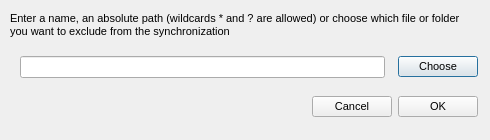
<?xml version="1.0" encoding="UTF-8"?>
<ui version="4.0">
 <class>AddExclusionDialog</class>
 <widget class="QDialog" name="AddExclusionDialog">
  <property name="geometry">
   <rect>
    <x>0</x>
    <y>0</y>
    <width>490</width>
    <height>140</height>
   </rect>
  </property>
  <property name="minimumSize">
   <size>
    <width>490</width>
    <height>140</height>
   </size>
  </property>
  <property name="maximumSize">
   <size>
    <width>490</width>
    <height>140</height>
   </size>
  </property>
  <property name="windowTitle">
   <string>Add exclusion</string>
  </property>
  <property name="styleSheet">
   <string notr="true">QWidget
{
font-size: 11px;
}</string>
  </property>
  <layout class="QVBoxLayout" name="verticalLayout">
   <property name="leftMargin">
    <number>10</number>
   </property>
   <property name="topMargin">
    <number>0</number>
   </property>
   <property name="rightMargin">
    <number>12</number>
   </property>
   <property name="bottomMargin">
    <number>11</number>
   </property>
   <item>
    <widget class="QLabel" name="label">
     <property name="minimumSize">
      <size>
       <width>0</width>
       <height>50</height>
      </size>
     </property>
     <property name="maximumSize">
      <size>
       <width>16777215</width>
       <height>16777215</height>
      </size>
     </property>
     <property name="styleSheet">
      <string notr="true">font-style: normal;</string>
     </property>
     <property name="text">
      <string>Enter a name, an absolute path (wildcards * and ? are allowed) or choose which file or folder you want to exclude from the synchronization</string>
     </property>
     <property name="wordWrap">
      <bool>true</bool>
     </property>
    </widget>
   </item>
   <item>
    <layout class="QHBoxLayout" name="horizontalLayout_2">
     <property name="spacing">
      <number>13</number>
     </property>
     <property name="leftMargin">
      <number>10</number>
     </property>
     <item>
      <widget class="QLineEdit" name="eExclusionItem"/>
     </item>
     <item>
      <widget class="QPushButton" name="bChoose">
       <property name="minimumSize">
        <size>
         <width>0</width>
         <height>16</height>
        </size>
       </property>
       <property name="text">
        <string>Choose</string>
       </property>
      </widget>
     </item>
    </layout>
   </item>
   <item>
    <widget class="QWidget" name="widget" native="true">
     <layout class="QHBoxLayout" name="horizontalLayout">
      <property name="leftMargin">
       <number>0</number>
      </property>
      <property name="topMargin">
       <number>0</number>
      </property>
      <property name="rightMargin">
       <number>0</number>
      </property>
      <property name="bottomMargin">
       <number>0</number>
      </property>
      <item>
       <spacer name="horizontalSpacer">
        <property name="orientation">
         <enum>Qt::Horizontal</enum>
        </property>
        <property name="sizeHint" stdset="0">
         <size>
          <width>293</width>
          <height>20</height>
         </size>
        </property>
       </spacer>
      </item>
      <item>
       <widget class="QPushButton" name="bCancel">
        <property name="minimumSize">
         <size>
          <width>0</width>
          <height>16</height>
         </size>
        </property>
        <property name="text">
         <string>Cancel</string>
        </property>
       </widget>
      </item>
      <item>
       <widget class="QPushButton" name="bOk">
        <property name="minimumSize">
         <size>
          <width>0</width>
          <height>16</height>
         </size>
        </property>
        <property name="text">
         <string>OK</string>
        </property>
       </widget>
      </item>
     </layout>
     <zorder>horizontalSpacer</zorder>
     <zorder>bCancel</zorder>
     <zorder>bOk</zorder>
    </widget>
   </item>
  </layout>
 </widget>
 <resources/>
 <connections>
  <connection>
   <sender>bCancel</sender>
   <signal>clicked()</signal>
   <receiver>AddExclusionDialog</receiver>
   <slot>reject()</slot>
   <hints>
    <hint type="sourcelabel">
     <x>457</x>
     <y>130</y>
    </hint>
    <hint type="destinationlabel">
     <x>296</x>
     <y>81</y>
    </hint>
   </hints>
  </connection>
 </connections>
</ui>
